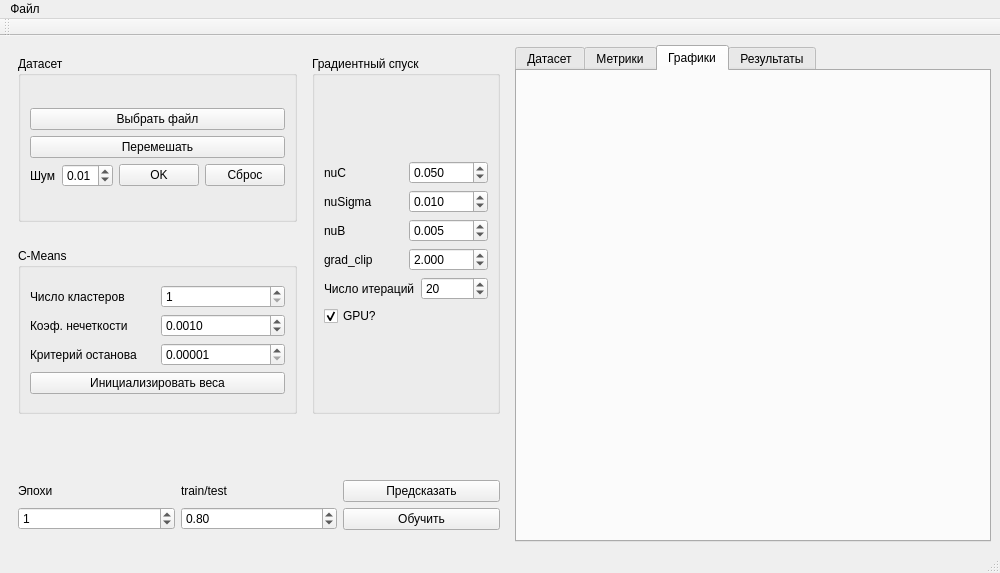
<?xml version="1.0" encoding="UTF-8"?>
<ui version="4.0">
 <class>MainWindow</class>
 <widget class="QMainWindow" name="MainWindow">
  <property name="geometry">
   <rect>
    <x>0</x>
    <y>0</y>
    <width>1000</width>
    <height>573</height>
   </rect>
  </property>
  <property name="minimumSize">
   <size>
    <width>1000</width>
    <height>573</height>
   </size>
  </property>
  <property name="palette">
   <palette>
    <active>
     <colorrole role="WindowText">
      <brush brushstyle="SolidPattern">
       <color alpha="255">
        <red>0</red>
        <green>0</green>
        <blue>0</blue>
       </color>
      </brush>
     </colorrole>
     <colorrole role="Button">
      <brush brushstyle="SolidPattern">
       <color alpha="255">
        <red>235</red>
        <green>223</green>
        <blue>210</blue>
       </color>
      </brush>
     </colorrole>
     <colorrole role="Light">
      <brush brushstyle="SolidPattern">
       <color alpha="255">
        <red>255</red>
        <green>255</green>
        <blue>255</blue>
       </color>
      </brush>
     </colorrole>
     <colorrole role="Midlight">
      <brush brushstyle="SolidPattern">
       <color alpha="255">
        <red>245</red>
        <green>239</green>
        <blue>232</blue>
       </color>
      </brush>
     </colorrole>
     <colorrole role="Dark">
      <brush brushstyle="SolidPattern">
       <color alpha="255">
        <red>117</red>
        <green>111</green>
        <blue>105</blue>
       </color>
      </brush>
     </colorrole>
     <colorrole role="Mid">
      <brush brushstyle="SolidPattern">
       <color alpha="255">
        <red>157</red>
        <green>149</green>
        <blue>140</blue>
       </color>
      </brush>
     </colorrole>
     <colorrole role="Text">
      <brush brushstyle="SolidPattern">
       <color alpha="255">
        <red>0</red>
        <green>0</green>
        <blue>0</blue>
       </color>
      </brush>
     </colorrole>
     <colorrole role="BrightText">
      <brush brushstyle="SolidPattern">
       <color alpha="255">
        <red>255</red>
        <green>255</green>
        <blue>255</blue>
       </color>
      </brush>
     </colorrole>
     <colorrole role="ButtonText">
      <brush brushstyle="SolidPattern">
       <color alpha="255">
        <red>0</red>
        <green>0</green>
        <blue>0</blue>
       </color>
      </brush>
     </colorrole>
     <colorrole role="Base">
      <brush brushstyle="SolidPattern">
       <color alpha="255">
        <red>255</red>
        <green>255</green>
        <blue>255</blue>
       </color>
      </brush>
     </colorrole>
     <colorrole role="Window">
      <brush brushstyle="SolidPattern">
       <color alpha="255">
        <red>235</red>
        <green>223</green>
        <blue>210</blue>
       </color>
      </brush>
     </colorrole>
     <colorrole role="Shadow">
      <brush brushstyle="SolidPattern">
       <color alpha="255">
        <red>0</red>
        <green>0</green>
        <blue>0</blue>
       </color>
      </brush>
     </colorrole>
     <colorrole role="AlternateBase">
      <brush brushstyle="SolidPattern">
       <color alpha="255">
        <red>245</red>
        <green>239</green>
        <blue>232</blue>
       </color>
      </brush>
     </colorrole>
     <colorrole role="ToolTipBase">
      <brush brushstyle="SolidPattern">
       <color alpha="255">
        <red>255</red>
        <green>255</green>
        <blue>220</blue>
       </color>
      </brush>
     </colorrole>
     <colorrole role="ToolTipText">
      <brush brushstyle="SolidPattern">
       <color alpha="255">
        <red>0</red>
        <green>0</green>
        <blue>0</blue>
       </color>
      </brush>
     </colorrole>
     <colorrole role="PlaceholderText">
      <brush brushstyle="SolidPattern">
       <color alpha="127">
        <red>0</red>
        <green>0</green>
        <blue>0</blue>
       </color>
      </brush>
     </colorrole>
    </active>
    <inactive>
     <colorrole role="WindowText">
      <brush brushstyle="SolidPattern">
       <color alpha="255">
        <red>0</red>
        <green>0</green>
        <blue>0</blue>
       </color>
      </brush>
     </colorrole>
     <colorrole role="Button">
      <brush brushstyle="SolidPattern">
       <color alpha="255">
        <red>239</red>
        <green>239</green>
        <blue>239</blue>
       </color>
      </brush>
     </colorrole>
     <colorrole role="Light">
      <brush brushstyle="SolidPattern">
       <color alpha="255">
        <red>255</red>
        <green>255</green>
        <blue>255</blue>
       </color>
      </brush>
     </colorrole>
     <colorrole role="Midlight">
      <brush brushstyle="SolidPattern">
       <color alpha="255">
        <red>202</red>
        <green>202</green>
        <blue>202</blue>
       </color>
      </brush>
     </colorrole>
     <colorrole role="Dark">
      <brush brushstyle="SolidPattern">
       <color alpha="255">
        <red>159</red>
        <green>159</green>
        <blue>159</blue>
       </color>
      </brush>
     </colorrole>
     <colorrole role="Mid">
      <brush brushstyle="SolidPattern">
       <color alpha="255">
        <red>184</red>
        <green>184</green>
        <blue>184</blue>
       </color>
      </brush>
     </colorrole>
     <colorrole role="Text">
      <brush brushstyle="SolidPattern">
       <color alpha="255">
        <red>0</red>
        <green>0</green>
        <blue>0</blue>
       </color>
      </brush>
     </colorrole>
     <colorrole role="BrightText">
      <brush brushstyle="SolidPattern">
       <color alpha="255">
        <red>255</red>
        <green>255</green>
        <blue>255</blue>
       </color>
      </brush>
     </colorrole>
     <colorrole role="ButtonText">
      <brush brushstyle="SolidPattern">
       <color alpha="255">
        <red>0</red>
        <green>0</green>
        <blue>0</blue>
       </color>
      </brush>
     </colorrole>
     <colorrole role="Base">
      <brush brushstyle="SolidPattern">
       <color alpha="255">
        <red>255</red>
        <green>255</green>
        <blue>255</blue>
       </color>
      </brush>
     </colorrole>
     <colorrole role="Window">
      <brush brushstyle="SolidPattern">
       <color alpha="255">
        <red>239</red>
        <green>239</green>
        <blue>239</blue>
       </color>
      </brush>
     </colorrole>
     <colorrole role="Shadow">
      <brush brushstyle="SolidPattern">
       <color alpha="255">
        <red>118</red>
        <green>118</green>
        <blue>118</blue>
       </color>
      </brush>
     </colorrole>
     <colorrole role="AlternateBase">
      <brush brushstyle="SolidPattern">
       <color alpha="255">
        <red>247</red>
        <green>247</green>
        <blue>247</blue>
       </color>
      </brush>
     </colorrole>
     <colorrole role="ToolTipBase">
      <brush brushstyle="SolidPattern">
       <color alpha="255">
        <red>255</red>
        <green>255</green>
        <blue>220</blue>
       </color>
      </brush>
     </colorrole>
     <colorrole role="ToolTipText">
      <brush brushstyle="SolidPattern">
       <color alpha="255">
        <red>0</red>
        <green>0</green>
        <blue>0</blue>
       </color>
      </brush>
     </colorrole>
     <colorrole role="PlaceholderText">
      <brush brushstyle="SolidPattern">
       <color alpha="128">
        <red>0</red>
        <green>0</green>
        <blue>0</blue>
       </color>
      </brush>
     </colorrole>
    </inactive>
    <disabled>
     <colorrole role="WindowText">
      <brush brushstyle="SolidPattern">
       <color alpha="255">
        <red>117</red>
        <green>111</green>
        <blue>105</blue>
       </color>
      </brush>
     </colorrole>
     <colorrole role="Button">
      <brush brushstyle="SolidPattern">
       <color alpha="255">
        <red>235</red>
        <green>223</green>
        <blue>210</blue>
       </color>
      </brush>
     </colorrole>
     <colorrole role="Light">
      <brush brushstyle="SolidPattern">
       <color alpha="255">
        <red>255</red>
        <green>255</green>
        <blue>255</blue>
       </color>
      </brush>
     </colorrole>
     <colorrole role="Midlight">
      <brush brushstyle="SolidPattern">
       <color alpha="255">
        <red>245</red>
        <green>239</green>
        <blue>232</blue>
       </color>
      </brush>
     </colorrole>
     <colorrole role="Dark">
      <brush brushstyle="SolidPattern">
       <color alpha="255">
        <red>117</red>
        <green>111</green>
        <blue>105</blue>
       </color>
      </brush>
     </colorrole>
     <colorrole role="Mid">
      <brush brushstyle="SolidPattern">
       <color alpha="255">
        <red>157</red>
        <green>149</green>
        <blue>140</blue>
       </color>
      </brush>
     </colorrole>
     <colorrole role="Text">
      <brush brushstyle="SolidPattern">
       <color alpha="255">
        <red>117</red>
        <green>111</green>
        <blue>105</blue>
       </color>
      </brush>
     </colorrole>
     <colorrole role="BrightText">
      <brush brushstyle="SolidPattern">
       <color alpha="255">
        <red>255</red>
        <green>255</green>
        <blue>255</blue>
       </color>
      </brush>
     </colorrole>
     <colorrole role="ButtonText">
      <brush brushstyle="SolidPattern">
       <color alpha="255">
        <red>117</red>
        <green>111</green>
        <blue>105</blue>
       </color>
      </brush>
     </colorrole>
     <colorrole role="Base">
      <brush brushstyle="SolidPattern">
       <color alpha="255">
        <red>235</red>
        <green>223</green>
        <blue>210</blue>
       </color>
      </brush>
     </colorrole>
     <colorrole role="Window">
      <brush brushstyle="SolidPattern">
       <color alpha="255">
        <red>235</red>
        <green>223</green>
        <blue>210</blue>
       </color>
      </brush>
     </colorrole>
     <colorrole role="Shadow">
      <brush brushstyle="SolidPattern">
       <color alpha="255">
        <red>177</red>
        <green>177</green>
        <blue>177</blue>
       </color>
      </brush>
     </colorrole>
     <colorrole role="AlternateBase">
      <brush brushstyle="SolidPattern">
       <color alpha="255">
        <red>247</red>
        <green>247</green>
        <blue>247</blue>
       </color>
      </brush>
     </colorrole>
     <colorrole role="ToolTipBase">
      <brush brushstyle="SolidPattern">
       <color alpha="255">
        <red>255</red>
        <green>255</green>
        <blue>220</blue>
       </color>
      </brush>
     </colorrole>
     <colorrole role="ToolTipText">
      <brush brushstyle="SolidPattern">
       <color alpha="255">
        <red>0</red>
        <green>0</green>
        <blue>0</blue>
       </color>
      </brush>
     </colorrole>
     <colorrole role="PlaceholderText">
      <brush brushstyle="SolidPattern">
       <color alpha="128">
        <red>0</red>
        <green>0</green>
        <blue>0</blue>
       </color>
      </brush>
     </colorrole>
    </disabled>
   </palette>
  </property>
  <widget class="QWidget" name="centralwidget">
   <property name="minimumSize">
    <size>
     <width>1000</width>
     <height>510</height>
    </size>
   </property>
   <property name="maximumSize">
    <size>
     <width>16777215</width>
     <height>800</height>
    </size>
   </property>
   <layout class="QGridLayout" name="gridLayout_4">
    <item row="0" column="0">
     <widget class="QWidget" name="widget" native="true">
      <property name="minimumSize">
       <size>
        <width>500</width>
        <height>492</height>
       </size>
      </property>
      <property name="maximumSize">
       <size>
        <width>428</width>
        <height>492</height>
       </size>
      </property>
      <layout class="QGridLayout" name="gridLayout_9">
       <item row="0" column="0">
        <layout class="QVBoxLayout" name="verticalLayout_7">
         <item>
          <layout class="QHBoxLayout" name="horizontalLayout">
           <item>
            <layout class="QVBoxLayout" name="verticalLayout_8">
             <item>
              <widget class="QGroupBox" name="groupBox_3">
               <property name="title">
                <string>Датасет</string>
               </property>
               <layout class="QGridLayout" name="gridLayout_8">
                <item row="0" column="0">
                 <layout class="QGridLayout" name="gridLayout_7">
                  <item row="1" column="0">
                   <widget class="QPushButton" name="btnShuffleDataset">
                    <property name="text">
                     <string>Перемешать</string>
                    </property>
                   </widget>
                  </item>
                  <item row="0" column="0">
                   <widget class="QPushButton" name="btnSearchPath">
                    <property name="text">
                     <string>Выбрать файл</string>
                    </property>
                   </widget>
                  </item>
                  <item row="3" column="0">
                   <layout class="QHBoxLayout" name="horizontalLayout_10" stretch="0,3,1,0">
                    <property name="sizeConstraint">
                     <enum>QLayout::SetDefaultConstraint</enum>
                    </property>
                    <item>
                     <widget class="QLabel" name="label_9">
                      <property name="text">
                       <string>Шум</string>
                      </property>
                     </widget>
                    </item>
                    <item>
                     <widget class="QDoubleSpinBox" name="spinNoiseLevel">
                      <property name="maximum">
                       <double>1.000000000000000</double>
                      </property>
                      <property name="value">
                       <double>0.010000000000000</double>
                      </property>
                     </widget>
                    </item>
                    <item>
                     <widget class="QPushButton" name="btnNoisy">
                      <property name="text">
                       <string>OK</string>
                      </property>
                     </widget>
                    </item>
                    <item>
                     <widget class="QPushButton" name="btnResetNoisy">
                      <property name="text">
                       <string>Сброс</string>
                      </property>
                     </widget>
                    </item>
                   </layout>
                  </item>
                 </layout>
                </item>
               </layout>
              </widget>
             </item>
             <item>
              <spacer name="horizontalSpacer_5">
               <property name="orientation">
                <enum>Qt::Horizontal</enum>
               </property>
               <property name="sizeHint" stdset="0">
                <size>
                 <width>40</width>
                 <height>20</height>
                </size>
               </property>
              </spacer>
             </item>
             <item>
              <widget class="QGroupBox" name="groupBox_2">
               <property name="enabled">
                <bool>true</bool>
               </property>
               <property name="title">
                <string>C-Means</string>
               </property>
               <property name="flat">
                <bool>false</bool>
               </property>
               <layout class="QGridLayout" name="gridLayout_5">
                <item row="0" column="0">
                 <layout class="QGridLayout" name="gridLayout_2">
                  <item row="2" column="0">
                   <layout class="QHBoxLayout" name="horizontalLayout_4">
                    <item>
                     <widget class="QLabel" name="label_2">
                      <property name="text">
                       <string>Критерий останова</string>
                      </property>
                     </widget>
                    </item>
                    <item>
                     <widget class="QDoubleSpinBox" name="spinCMeansEpsilon">
                      <property name="keyboardTracking">
                       <bool>true</bool>
                      </property>
                      <property name="suffix">
                       <string/>
                      </property>
                      <property name="decimals">
                       <number>5</number>
                      </property>
                      <property name="minimum">
                       <double>0.000010000000000</double>
                      </property>
                      <property name="maximum">
                       <double>1.000000000000000</double>
                      </property>
                      <property name="singleStep">
                       <double>0.000001000000000</double>
                      </property>
                      <property name="stepType">
                       <enum>QAbstractSpinBox::AdaptiveDecimalStepType</enum>
                      </property>
                      <property name="value">
                       <double>0.000010000000000</double>
                      </property>
                     </widget>
                    </item>
                   </layout>
                  </item>
                  <item row="1" column="0">
                   <layout class="QHBoxLayout" name="horizontalLayout_3">
                    <item>
                     <widget class="QLabel" name="label">
                      <property name="text">
                       <string>Коэф. нечеткости</string>
                      </property>
                     </widget>
                    </item>
                    <item>
                     <widget class="QDoubleSpinBox" name="spinCMeansFuzziness">
                      <property name="decimals">
                       <number>4</number>
                      </property>
                      <property name="minimum">
                       <double>0.000000000000000</double>
                      </property>
                      <property name="maximum">
                       <double>1.000000000000000</double>
                      </property>
                      <property name="singleStep">
                       <double>0.500000000000000</double>
                      </property>
                      <property name="stepType">
                       <enum>QAbstractSpinBox::AdaptiveDecimalStepType</enum>
                      </property>
                      <property name="value">
                       <double>0.001000000000000</double>
                      </property>
                     </widget>
                    </item>
                   </layout>
                  </item>
                  <item row="0" column="0">
                   <layout class="QHBoxLayout" name="horizontalLayout_5">
                    <item>
                     <widget class="QLabel" name="label_3">
                      <property name="text">
                       <string>Число кластеров</string>
                      </property>
                     </widget>
                    </item>
                    <item>
                     <widget class="QSpinBox" name="spinCMeansClusters">
                      <property name="suffix">
                       <string/>
                      </property>
                      <property name="minimum">
                       <number>1</number>
                      </property>
                      <property name="stepType">
                       <enum>QAbstractSpinBox::DefaultStepType</enum>
                      </property>
                     </widget>
                    </item>
                   </layout>
                  </item>
                  <item row="3" column="0">
                   <layout class="QHBoxLayout" name="horizontalLayout_7">
                    <item>
                     <widget class="QPushButton" name="btnInitWeigth">
                      <property name="text">
                       <string>Инициализировать веса</string>
                      </property>
                     </widget>
                    </item>
                   </layout>
                  </item>
                 </layout>
                </item>
               </layout>
              </widget>
             </item>
            </layout>
           </item>
           <item>
            <spacer name="horizontalSpacer_4">
             <property name="orientation">
              <enum>Qt::Horizontal</enum>
             </property>
             <property name="sizeHint" stdset="0">
              <size>
               <width>40</width>
               <height>20</height>
              </size>
             </property>
            </spacer>
           </item>
           <item>
            <layout class="QVBoxLayout" name="verticalLayout_12">
             <item>
              <widget class="QGroupBox" name="groupBox">
               <property name="focusPolicy">
                <enum>Qt::WheelFocus</enum>
               </property>
               <property name="title">
                <string>Градиентный спуск</string>
               </property>
               <property name="checkable">
                <bool>false</bool>
               </property>
               <layout class="QGridLayout" name="gridLayout_3">
                <item row="0" column="0">
                 <layout class="QVBoxLayout" name="verticalLayout_11">
                  <property name="sizeConstraint">
                   <enum>QLayout::SetMinimumSize</enum>
                  </property>
                  <item>
                   <layout class="QHBoxLayout" name="horizontalLayout_2">
                    <property name="sizeConstraint">
                     <enum>QLayout::SetMinimumSize</enum>
                    </property>
                    <item>
                     <widget class="QLabel" name="label_4">
                      <property name="text">
                       <string>nuC</string>
                      </property>
                     </widget>
                    </item>
                    <item>
                     <widget class="QDoubleSpinBox" name="spinNuC">
                      <property name="decimals">
                       <number>3</number>
                      </property>
                      <property name="maximum">
                       <double>1.000000000000000</double>
                      </property>
                      <property name="singleStep">
                       <double>0.005000000000000</double>
                      </property>
                      <property name="value">
                       <double>0.050000000000000</double>
                      </property>
                     </widget>
                    </item>
                   </layout>
                  </item>
                  <item>
                   <layout class="QHBoxLayout" name="horizontalLayout_6">
                    <item>
                     <widget class="QLabel" name="label_7">
                      <property name="text">
                       <string>nuSigma</string>
                      </property>
                     </widget>
                    </item>
                    <item>
                     <widget class="QDoubleSpinBox" name="spinNuSigma">
                      <property name="decimals">
                       <number>3</number>
                      </property>
                      <property name="maximum">
                       <double>1.000000000000000</double>
                      </property>
                      <property name="singleStep">
                       <double>0.005000000000000</double>
                      </property>
                      <property name="value">
                       <double>0.010000000000000</double>
                      </property>
                     </widget>
                    </item>
                   </layout>
                  </item>
                  <item>
                   <layout class="QHBoxLayout" name="horizontalLayout_11">
                    <item>
                     <widget class="QLabel" name="label_5">
                      <property name="text">
                       <string>nuB</string>
                      </property>
                     </widget>
                    </item>
                    <item>
                     <widget class="QDoubleSpinBox" name="spinNuB">
                      <property name="decimals">
                       <number>3</number>
                      </property>
                      <property name="maximum">
                       <double>1.000000000000000</double>
                      </property>
                      <property name="singleStep">
                       <double>0.005000000000000</double>
                      </property>
                      <property name="value">
                       <double>0.005000000000000</double>
                      </property>
                     </widget>
                    </item>
                   </layout>
                  </item>
                  <item>
                   <layout class="QHBoxLayout" name="horizontalLayout_14">
                    <item>
                     <widget class="QLabel" name="label_12">
                      <property name="text">
                       <string>grad_clip</string>
                      </property>
                     </widget>
                    </item>
                    <item>
                     <widget class="QDoubleSpinBox" name="spinGradClip">
                      <property name="decimals">
                       <number>3</number>
                      </property>
                      <property name="minimum">
                       <double>0.000000000000000</double>
                      </property>
                      <property name="maximum">
                       <double>100.000000000000000</double>
                      </property>
                      <property name="value">
                       <double>2.000000000000000</double>
                      </property>
                     </widget>
                    </item>
                   </layout>
                  </item>
                  <item>
                   <layout class="QHBoxLayout" name="horizontalLayout_12">
                    <item>
                     <widget class="QLabel" name="label_8">
                      <property name="text">
                       <string>Число итераций</string>
                      </property>
                     </widget>
                    </item>
                    <item>
                     <widget class="QSpinBox" name="spinIter2Step">
                      <property name="minimum">
                       <number>1</number>
                      </property>
                      <property name="maximum">
                       <number>999999</number>
                      </property>
                      <property name="value">
                       <number>20</number>
                      </property>
                     </widget>
                    </item>
                   </layout>
                  </item>
                  <item>
                   <layout class="QVBoxLayout" name="verticalLayout_10">
                    <item>
                     <widget class="QCheckBox" name="checkBoxIsGpu">
                      <property name="text">
                       <string>GPU?</string>
                      </property>
                      <property name="checked">
                       <bool>true</bool>
                      </property>
                      <property name="tristate">
                       <bool>false</bool>
                      </property>
                     </widget>
                    </item>
                   </layout>
                  </item>
                 </layout>
                </item>
               </layout>
              </widget>
             </item>
            </layout>
           </item>
          </layout>
         </item>
         <item>
          <spacer name="horizontalSpacer">
           <property name="orientation">
            <enum>Qt::Horizontal</enum>
           </property>
           <property name="sizeHint" stdset="0">
            <size>
             <width>40</width>
             <height>20</height>
            </size>
           </property>
          </spacer>
         </item>
         <item>
          <spacer name="horizontalSpacer_3">
           <property name="orientation">
            <enum>Qt::Horizontal</enum>
           </property>
           <property name="sizeHint" stdset="0">
            <size>
             <width>40</width>
             <height>20</height>
            </size>
           </property>
          </spacer>
         </item>
         <item>
          <spacer name="horizontalSpacer_2">
           <property name="orientation">
            <enum>Qt::Horizontal</enum>
           </property>
           <property name="sizeHint" stdset="0">
            <size>
             <width>40</width>
             <height>20</height>
            </size>
           </property>
          </spacer>
         </item>
         <item>
          <layout class="QVBoxLayout" name="verticalLayout_4">
           <item>
            <layout class="QHBoxLayout" name="horizontalLayout_9">
             <item>
              <layout class="QVBoxLayout" name="verticalLayout_2">
               <item>
                <widget class="QLabel" name="label_6">
                 <property name="text">
                  <string>Эпохи</string>
                 </property>
                </widget>
               </item>
               <item>
                <widget class="QSpinBox" name="spinEpochsCount">
                 <property name="maximum">
                  <number>999</number>
                 </property>
                 <property name="value">
                  <number>1</number>
                 </property>
                </widget>
               </item>
              </layout>
             </item>
             <item>
              <layout class="QVBoxLayout" name="verticalLayout_3">
               <item>
                <widget class="QLabel" name="label_10">
                 <property name="text">
                  <string>train/test</string>
                 </property>
                </widget>
               </item>
               <item>
                <widget class="QDoubleSpinBox" name="spinSepDataset">
                 <property name="cursor">
                  <cursorShape>BusyCursor</cursorShape>
                 </property>
                 <property name="minimum">
                  <double>0.500000000000000</double>
                 </property>
                 <property name="maximum">
                  <double>0.950000000000000</double>
                 </property>
                 <property name="value">
                  <double>0.800000000000000</double>
                 </property>
                </widget>
               </item>
              </layout>
             </item>
             <item>
              <layout class="QVBoxLayout" name="verticalLayout_5">
               <item>
                <widget class="QPushButton" name="btnPredict">
                 <property name="text">
                  <string>Предсказать</string>
                 </property>
                </widget>
               </item>
               <item>
                <widget class="QPushButton" name="btnLearning">
                 <property name="text">
                  <string>Обучить</string>
                 </property>
                </widget>
               </item>
              </layout>
             </item>
            </layout>
           </item>
          </layout>
         </item>
        </layout>
       </item>
      </layout>
     </widget>
    </item>
    <item row="0" column="1">
     <widget class="QTabWidget" name="tabWidget">
      <property name="currentIndex">
       <number>2</number>
      </property>
      <widget class="QWidget" name="tabDataset">
       <attribute name="title">
        <string>Датасет</string>
       </attribute>
       <layout class="QGridLayout" name="gridLayout">
        <item row="0" column="0">
         <widget class="QTableView" name="tableViewDataset">
          <property name="sizeAdjustPolicy">
           <enum>QAbstractScrollArea::AdjustToContents</enum>
          </property>
          <attribute name="horizontalHeaderCascadingSectionResizes">
           <bool>true</bool>
          </attribute>
          <attribute name="horizontalHeaderShowSortIndicator" stdset="0">
           <bool>false</bool>
          </attribute>
         </widget>
        </item>
       </layout>
      </widget>
      <widget class="QWidget" name="tabLearning">
       <attribute name="title">
        <string>Метрики</string>
       </attribute>
       <layout class="QGridLayout" name="gridLayout_11">
        <item row="0" column="0">
         <widget class="QTableWidget" name="tableWidgetMetrics"/>
        </item>
       </layout>
      </widget>
      <widget class="QWidget" name="tab">
       <attribute name="title">
        <string>Графики</string>
       </attribute>
       <layout class="QGridLayout" name="gridLayout_10">
        <item row="0" column="0">
         <layout class="QVBoxLayout" name="verticalLayout_6" stretch="">
          <property name="sizeConstraint">
           <enum>QLayout::SetDefaultConstraint</enum>
          </property>
         </layout>
        </item>
       </layout>
      </widget>
      <widget class="QWidget" name="tab_2">
       <attribute name="title">
        <string>Результаты</string>
       </attribute>
       <layout class="QGridLayout" name="gridLayout_6">
        <item row="0" column="0">
         <widget class="QTableWidget" name="tableWidgetPredict"/>
        </item>
       </layout>
      </widget>
     </widget>
    </item>
   </layout>
  </widget>
  <widget class="QMenuBar" name="menubar">
   <property name="geometry">
    <rect>
     <x>0</x>
     <y>0</y>
     <width>1000</width>
     <height>23</height>
    </rect>
   </property>
   <widget class="QMenu" name="menuTSK">
    <property name="title">
     <string>Файл</string>
    </property>
    <addaction name="btnLoadModel"/>
    <addaction name="btnSaveModel"/>
    <addaction name="btnDeleteLearning"/>
    <addaction name="separator"/>
   </widget>
   <addaction name="menuTSK"/>
  </widget>
  <widget class="QStatusBar" name="statusbar"/>
  <widget class="QToolBar" name="toolBar">
   <property name="windowTitle">
    <string>toolBar</string>
   </property>
   <attribute name="toolBarArea">
    <enum>TopToolBarArea</enum>
   </attribute>
   <attribute name="toolBarBreak">
    <bool>false</bool>
   </attribute>
  </widget>
  <action name="btnSaveModel">
   <property name="text">
    <string>Сохранить</string>
   </property>
  </action>
  <action name="btnDeleteLearning">
   <property name="text">
    <string>Удалить</string>
   </property>
  </action>
  <action name="btnLoadModel">
   <property name="text">
    <string>Загрузить</string>
   </property>
  </action>
 </widget>
 <resources/>
 <connections/>
</ui>
